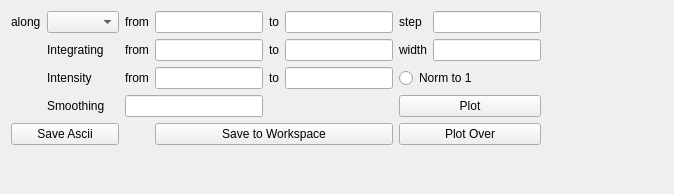
              <widget class="QWidget" name="CutTab_3">
               <attribute name="title">
                <string>Cut</string>
               </attribute>
               <layout class="QGridLayout" name="gridLayout_13">
                <item row="0" column="0">
                 <layout class="QGridLayout" name="gridLayout_12">
                  <item row="0" column="0">
                   <widget class="QLabel" name="label_251">
                    <property name="text">
                     <string>along</string>
                    </property>
                   </widget>
                  </item>
                  <item row="0" column="1">
                   <widget class="QComboBox" name="cmbCutAxis"/>
                  </item>
                  <item row="0" column="2">
                   <widget class="QLabel" name="label_4">
                    <property name="text">
                     <string>from</string>
                    </property>
                   </widget>
                  </item>
                  <item row="0" column="3">
                   <widget class="QLineEdit" name="lneCutStart"/>
                  </item>
                  <item row="0" column="4">
                   <widget class="QLabel" name="label_257">
                    <property name="text">
                     <string>to</string>
                    </property>
                   </widget>
                  </item>
                  <item row="0" column="5">
                   <widget class="QLineEdit" name="lneCutEnd"/>
                  </item>
                  <item row="0" column="6">
                   <widget class="QLabel" name="label_256">
                    <property name="text">
                     <string>step</string>
                    </property>
                   </widget>
                  </item>
                  <item row="0" column="7">
                   <widget class="QLineEdit" name="lneCutStep">
                    <property name="text">
                     <string/>
                    </property>
                   </widget>
                  </item>
                  <item row="1" column="1">
                   <widget class="QLabel" name="label_2">
                    <property name="text">
                     <string>Integrating</string>
                    </property>
                   </widget>
                  </item>
                  <item row="1" column="2">
                   <widget class="QLabel" name="label_258">
                    <property name="text">
                     <string>from</string>
                    </property>
                   </widget>
                  </item>
                  <item row="1" column="3">
                   <widget class="QLineEdit" name="lneCutIntegrationStart"/>
                  </item>
                  <item row="1" column="4">
                   <widget class="QLabel" name="label_259">
                    <property name="text">
                     <string>to</string>
                    </property>
                   </widget>
                  </item>
                  <item row="1" column="5">
                   <widget class="QLineEdit" name="lneCutIntegrationEnd"/>
                  </item>
                  <item row="1" column="6">
                   <widget class="QLabel" name="label_253">
                    <property name="text">
                     <string>width</string>
                    </property>
                   </widget>
                  </item>
                  <item row="1" column="7">
                   <widget class="QLineEdit" name="lneCutIntegrationWidth">
                    <property name="text">
                     <string/>
                    </property>
                   </widget>
                  </item>
                  <item row="2" column="1">
                   <widget class="QLabel" name="label_3">
                    <property name="text">
                     <string>Intensity</string>
                    </property>
                   </widget>
                  </item>
                  <item row="2" column="2">
                   <widget class="QLabel" name="label_264">
                    <property name="text">
                     <string>from</string>
                    </property>
                   </widget>
                  </item>
                  <item row="2" column="3">
                   <widget class="QLineEdit" name="lneEditCutIntensityStart"/>
                  </item>
                  <item row="2" column="4">
                   <widget class="QLabel" name="label_265">
                    <property name="text">
                     <string>to</string>
                    </property>
                   </widget>
                  </item>
                  <item row="2" column="5">
                   <widget class="QLineEdit" name="lneCutIntensityEnd"/>
                  </item>
                  <item row="2" column="6" colspan="2">
                   <widget class="QRadioButton" name="rdoCutNormToOne">
                    <property name="text">
                     <string>Norm to 1</string>
                    </property>
                   </widget>
                  </item>
                  <item row="3" column="1">
                   <widget class="QLabel" name="label_5">
                    <property name="text">
                     <string>Smoothing</string>
                    </property>
                   </widget>
                  </item>
                  <item row="3" column="2" colspan="2">
                   <widget class="QLineEdit" name="lneCutSmoothing"/>
                  </item>
                  <item row="3" column="6" colspan="2">
                   <widget class="QPushButton" name="btnCutPlot">
                    <property name="text">
                     <string>Plot</string>
                    </property>
                   </widget>
                  </item>
                  <item row="4" column="0" colspan="2">
                   <widget class="QPushButton" name="btnCutSaveAscii">
                    <property name="text">
                     <string>Save Ascii</string>
                    </property>
                   </widget>
                  </item>
                  <item row="4" column="3" colspan="3">
                   <widget class="QPushButton" name="btnCutSaveToWorkspace">
                    <property name="text">
                     <string>Save to Workspace</string>
                    </property>
                   </widget>
                  </item>
                  <item row="4" column="6" colspan="2">
                   <widget class="QPushButton" name="btnCutPlotOver">
                    <property name="text">
                     <string>Plot Over</string>
                    </property>
                   </widget>
                  </item>
                 </layout>
                </item>
                <item row="0" column="1">
                 <spacer name="horizontalSpacer_8">
                  <property name="orientation">
                   <enum>Qt::Horizontal</enum>
                  </property>
                  <property name="sizeType">
                   <enum>QSizePolicy::Preferred</enum>
                  </property>
                  <property name="sizeHint" stdset="0">
                   <size>
                    <width>122</width>
                    <height>20</height>
                   </size>
                  </property>
                 </spacer>
                </item>
                <item row="1" column="0">
                 <spacer name="verticalSpacer_6">
                  <property name="orientation">
                   <enum>Qt::Vertical</enum>
                  </property>
                  <property name="sizeType">
                   <enum>QSizePolicy::Expanding</enum>
                  </property>
                  <property name="sizeHint" stdset="0">
                   <size>
                    <width>20</width>
                    <height>38</height>
                   </size>
                  </property>
                 </spacer>
                </item>
               </layout>
              </widget>
